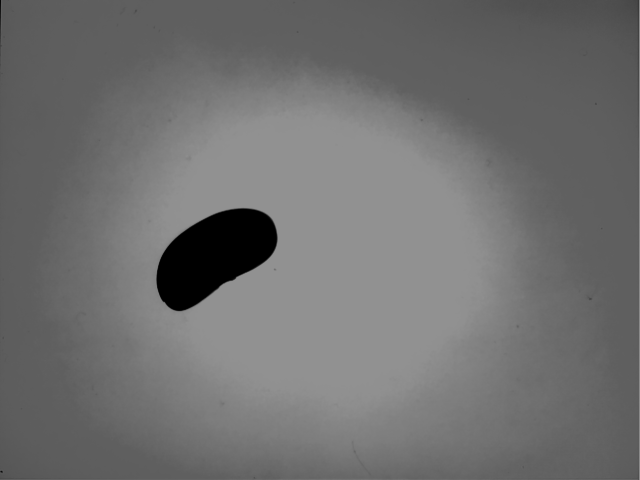
#> input picture phase 2/Sprint_2_images/Test_DatA/000001.bmp, 640 x 480 px
$ jupyter execute Correct_mayor_minor-Copy1.ipynb
#> lines starting #> are read from the running program, lines starting #| are printed output that depends on the picture; after the words box and inside, x2 and y2 are one past the last pixel; in counts of white or black regions, pixels touching at a corner belong together
[cell 1]
import numpy as np
import cv2
import matplotlib.pyplot as plt
import time
from collections import deque

def trace_boundary(binary_image):
    start_time = time.time()
    h, w = binary_image.shape
    boundary_mask = np.zeros((h, w), dtype=np.uint8)
    visited = np.zeros((h, w), dtype=bool)
    labels = np.zeros((h, w), dtype=int)
    current_label = 1

    row_sums = np.sum(binary_image, axis=1)
    col_sums = np.sum(binary_image, axis=0)
    top = np.argmax(row_sums > 0)
    bottom = h - np.argmax(row_sums[::-1] > 0)
    left = np.argmax(col_sums > 0)
    right = w - np.argmax(col_sums[::-1] > 0)

    total_pixels = h * w
    analyzed_pixels = (bottom - top) * (right - left)
    skipped_pixels = total_pixels - analyzed_pixels
    print(f"Pixel evitati: {skipped_pixels} su {total_pixels} totali")
    print(f"Percentuale di ottimizzazione: {skipped_pixels / total_pixels * 100:.2f}%")

    directions = [(-1, 0), (1, 0), (0, -1), (0, 1),
                  (-1, -1), (-1, 1), (1, -1), (1, 1)]

    def bfs(start_i, start_j):
        queue = deque([(start_i, start_j)])
        while queue:
            i, j = queue.popleft()
            if visited[i, j]:
                continue
            visited[i, j] = True
            boundary_mask[i, j] = 255
            labels[i, j] = current_label
            for dx, dy in directions:
                ni, nj = i + dx, j + dy
                if 0 <= ni < h and 0 <= nj < w and not visited[ni, nj]:
                    if binary_image[ni, nj] == 255:
                        for dx2, dy2 in directions:
                            ni2, nj2 = ni + dx2, nj + dy2
                            if 0 <= ni2 < h and 0 <= nj2 < w and binary_image[ni2, nj2] == 0:
                                queue.append((ni, nj))
                                break

    for i in range(top, bottom):
        for j in range(left, right):
            if binary_image[i, j] == 255 and not visited[i, j]:
                for dx, dy in directions:
                    ni, nj = i + dx, j + dy
                    if 0 <= ni < h and 0 <= nj < w and binary_image[ni, nj] == 0:
                        bfs(i, j)
                        current_label += 1
                        break

    print("--- %s seconds ---" % (time.time() - start_time))
    return boundary_mask, labels, current_label - 1

def calculate_axes_and_ratio(boundary_mask, labels, num_labels):
    colored_img = cv2.cvtColor(boundary_mask, cv2.COLOR_GRAY2BGR)
    ratios = []

    for label in range(1, num_labels + 1):
        points = np.argwhere(labels == label)
        if len(points) < 2:
            continue

        pts = points[:, [1, 0]]  # (x, y)

        # Asse maggiore (punti più lontani)
        max_dist = 0
        for i in range(len(pts)):
            for j in range(i+1, len(pts)):
                dist = np.linalg.norm(pts[i] - pts[j])
                if dist > max_dist:
                    max_dist = dist
                    pt1, pt2 = pts[i], pts[j]

        # Punto medio
        midpoint = (pt1 + pt2) // 2
        midpoint = midpoint.astype(int)

        # Vettore unitario dell'asse maggiore
        major_vec = pt2 - pt1
        major_unit = major_vec / np.linalg.norm(major_vec)

        # Vettore perpendicolare (ruotato di 90°)
        perp_unit = np.array([-major_unit[1], major_unit[0]])

        # Proiezione dei punti sull'asse perpendicolare
        projections = []
        for p in pts:
            rel_vec = p - midpoint
            proj_len = np.dot(rel_vec, perp_unit)
            proj_point = midpoint + proj_len * perp_unit
            projections.append((proj_len, proj_point))

        # Ordina e filtra i punti proiettati validi (dentro il fagiolo)
        projections.sort(key=lambda x: x[0])
        valid_proj_points = [p for _, p in projections if 0 <= int(p[1]) < labels.shape[0] and
                             0 <= int(p[0]) < labels.shape[1] and
                             labels[int(p[1]), int(p[0])] == label]

        if len(valid_proj_points) < 2:
            continue

        min_proj = valid_proj_points[0]
        max_proj = valid_proj_points[-1]

        # Lunghezze assi
        major_len = np.linalg.norm(pt2 - pt1)
        minor_len = np.linalg.norm(max_proj - min_proj)
        ratio = major_len / minor_len if minor_len != 0 else 0
        ratios.append(ratio)

        # Disegna assi
        cv2.line(colored_img, tuple(pt1), tuple(pt2), (0,255,0), 1)  # asse maggiore
        cv2.line(colored_img, tuple(min_proj.astype(int)), tuple(max_proj.astype(int)), (0,0,255), 1)  # asse minore
        cv2.putText(colored_img, f"{ratio:.2f}", (midpoint[0]+5, midpoint[1]+5),
                    cv2.FONT_HERSHEY_SIMPLEX, 0.4, (255,255,255), 1)

    return colored_img, ratios

# MAIN
beans_img = cv2.imread('000001.bmp')
#> beans_img is the input picture: shape (480, 640, 3); min 0, max 145, mean 111.5
if beans_img is None:
    raise FileNotFoundError("Impossibile caricare l'immagine '000005.bmp'. Verifica il percorso.")
img_gray = cv2.cvtColor(beans_img, cv2.COLOR_BGR2GRAY)

height, width = img_gray.shape
#> height = 480; width = 640
border_x = int(height * 0.02)
#> border_x = 9
border_y = int(width * 0.02)
#> border_y = 12
img_cropped = img_gray[border_x:height-border_x, border_y:width-border_y]

threshold = 75
_, img_segmented = cv2.threshold(img_cropped, threshold, 255, cv2.THRESH_BINARY_INV)
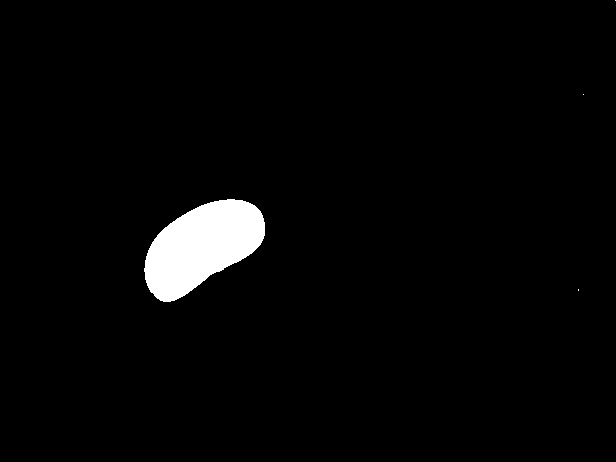
#> img_segmented: shape (462, 616); 2.7% white; 4 white regions (3 under 20 px), largest, box (x1, y1, x2, y2) and area: (144, 199, 265, 302) 7819

kernel_erode = cv2.getStructuringElement(cv2.MORPH_ELLIPSE, (3,3))
img_eroded = cv2.erode(img_segmented, kernel_erode, iterations=15)
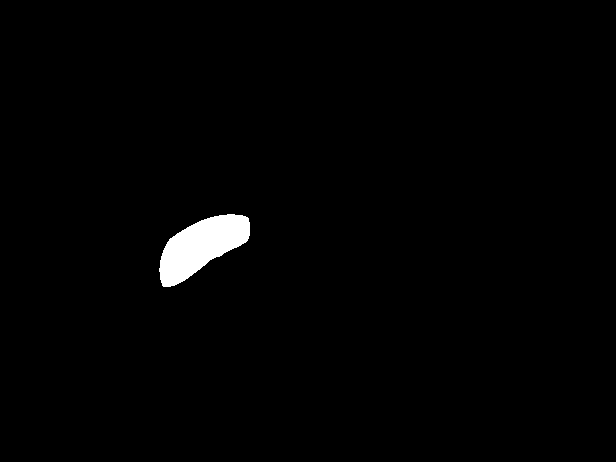
#> img_eroded: shape (462, 616); 1.3% white; 1 white region, box (x1, y1, x2, y2) and area: (159, 214, 250, 287) 3748
kernel_open = np.ones((3,3), np.uint8)
img_opened = cv2.morphologyEx(img_eroded, cv2.MORPH_OPEN, kernel_open)

boundary_mask, labels, num_labels = trace_boundary(img_opened)
#> in trace_boundary, `row_sums = np.sum(binary_image, axis=1)`: row_sums = 462 values, max 20145 at index 238, min 0 at index 0, mean 2068.7
#> in trace_boundary, `col_sums = np.sum(binary_image, axis=0)`: col_sums = 616 values, max 13260 at index 182, min 0 at index 0, mean 1551.5
#> in trace_boundary, `top = np.argmax(row_sums > 0)`: top = 214
#> in trace_boundary, `bottom = h - np.argmax(row_sums[::-1] > 0)`: bottom = 287
#> in trace_boundary, `left = np.argmax(col_sums > 0)`: left = 159
#> in trace_boundary, `right = w - np.argmax(col_sums[::-1] > 0)`: right = 250
#> in trace_boundary, `analyzed_pixels = (bottom - top) * (right - left)`: analyzed_pixels = 6643
#> in trace_boundary, `skipped_pixels = total_pixels - analyzed_pixels`: skipped_pixels = 277949
#| Pixel evitati: 277949 su 284592 totali
#| Percentuale di ottimizzazione: 97.67%
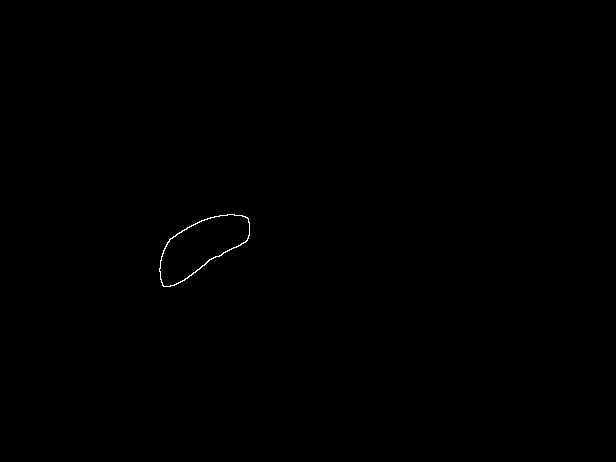
#> boundary_mask: shape (462, 616); 0.11% white in thin lines or dots, all inside (x1, y1, x2, y2) = (159, 214, 250, 287)
#> num_labels = 1

colored_boundary = cv2.cvtColor(img_opened, cv2.COLOR_GRAY2BGR)
colored_boundary[boundary_mask == 255] = [0, 0, 255]
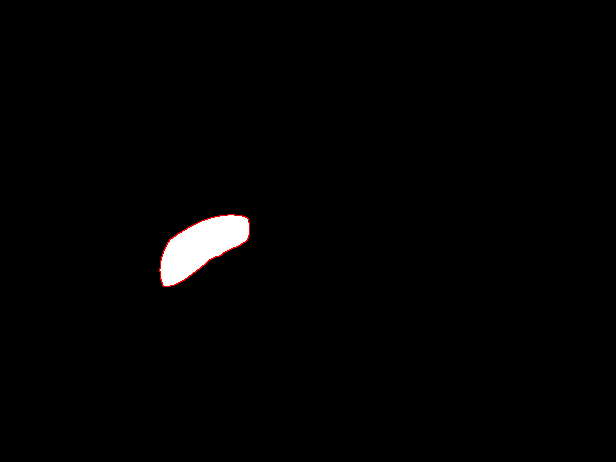
#> colored_boundary: shape (462, 616, 3); mean B, G, R 3.1, 3.1, 3.4

plt.figure(figsize=(10,5))
plt.subplot(1,2,1)
plt.imshow(cv2.cvtColor(beans_img, cv2.COLOR_BGR2RGB))
plt.axis('off')
plt.title("Immagine Originale")

plt.subplot(1,2,2)
plt.imshow(colored_boundary)
plt.axis('off')
plt.title(f"Contorni Tracciati ({num_labels} fagioli rilevati)")
plt.show()
#> figure, not shown here; B, G, R data is drawn as R, G, B

print(f"Number of boundaries found: {num_labels}")
#| Number of boundaries found: 1

result_img, ratios = calculate_axes_and_ratio(boundary_mask, labels, num_labels)
#> the loop in calculate_axes_and_ratio, `for label in range(1, num_labels + 1):` made 1 pass
#> (min_proj, max_proj, minor_len, ratio) on pass 1: ([212, 259.9], [187.1, 228], 40.53, 2.69)
#> after the loop in calculate_axes_and_ratio, `for label in range(1, num_labels + 1):`:
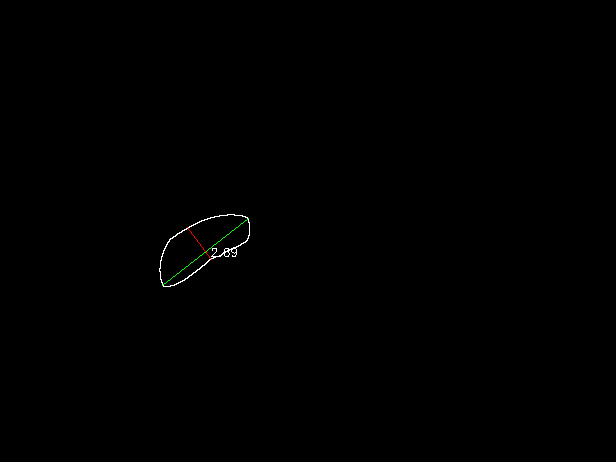
#> colored_img: shape (462, 616, 3); mean B, G, R 0.3, 0.4, 0.4
#> after the loop in calculate_axes_and_ratio, `for label in range(1, num_labels + 1):`: pt1 = [248, 218]; pt2 = [162, 285]; ratios = [2.69]
#> ratios = [2.69]

plt.figure(figsize=(10,5))
plt.imshow(result_img)
plt.axis('off')
plt.title(f"Assi calcolati per fagiolo (Rapporto medio: {np.mean(ratios):.2f})")
plt.show()

print("Rapporti individuali per fagiolo:")
for idx, r in enumerate(ratios, 1):
    print(f"Fagiolo {idx}: {r:.2f}")
#> this loop made 1 pass
#> (idx, r) on pass 1: (1, 2.69)
#| Fagiolo 1: 2.69
